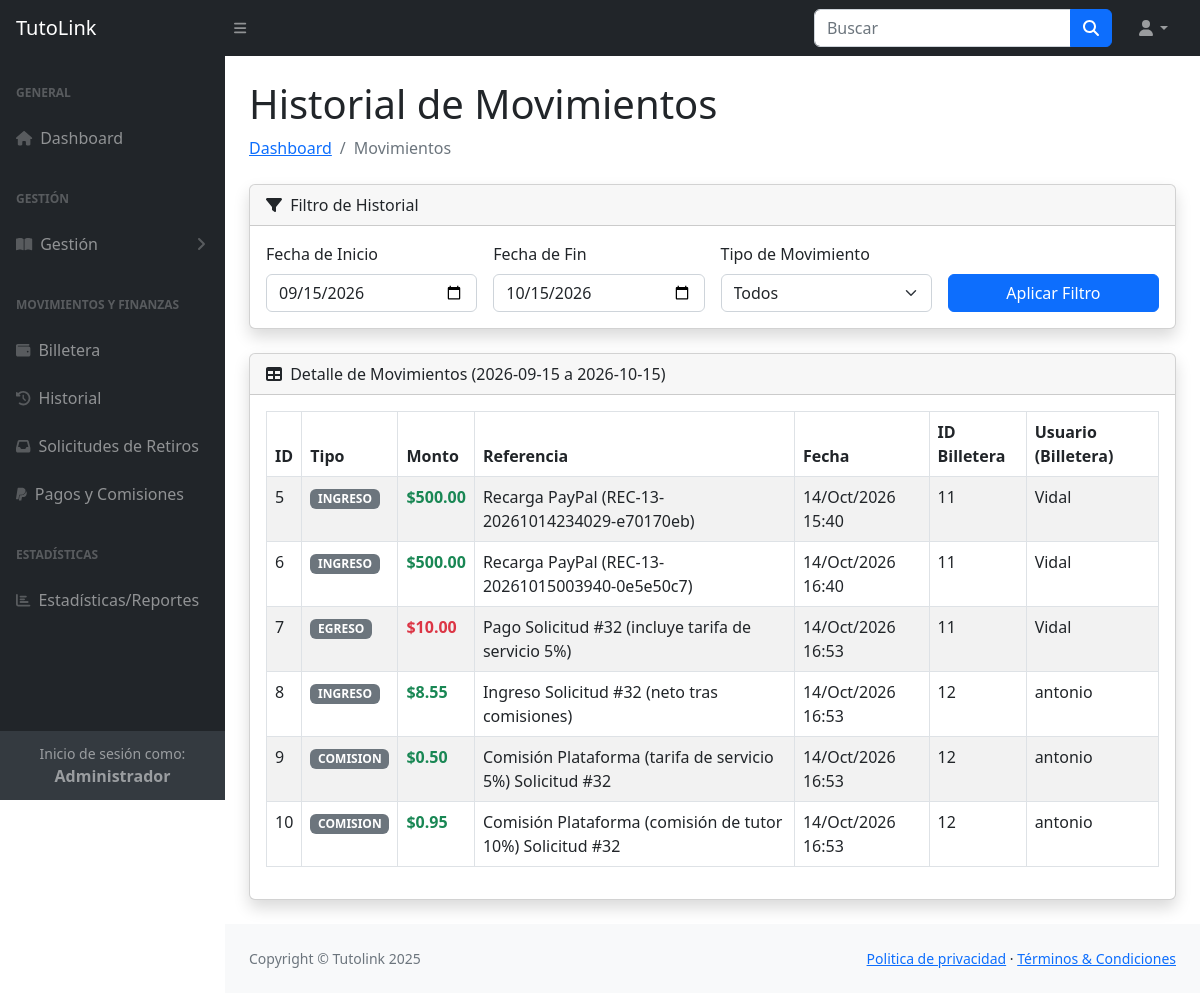
The app's page /Administrador/Historial.php (signed in) with its own data.
### tables this page shows
CREATE TABLE `movimientos_billetera` (
  `id` int(11) NOT NULL AUTO_INCREMENT,
  `id_billetera` int(11) NOT NULL,
  `tipo` enum('INGRESO','EGRESO','COMISION') NOT NULL,
  `monto` decimal(10,2) NOT NULL,
  `referencia` varchar(255) DEFAULT NULL,
  `fecha_movimiento` datetime NOT NULL DEFAULT current_timestamp(),
  PRIMARY KEY (`id`),
  KEY `id_billetera` (`id_billetera`),
  CONSTRAINT `movimientos_billetera_ibfk_1` FOREIGN KEY (`id_billetera`) REFERENCES `billeteras` (`id`)
);

CREATE TABLE `usuarios` (
  `id` int(11) NOT NULL AUTO_INCREMENT,
  `nombre` varchar(50) NOT NULL,
  `apellido` varchar(50) NOT NULL,
  `correo` varchar(100) NOT NULL,
  `telefono` varchar(20) DEFAULT NULL,
  `contrasena` varchar(255) NOT NULL,
  `rol` enum('estudiante','tutor','admin') NOT NULL,
  `perfil_imagen` varchar(255) DEFAULT NULL,
  `carrera` varchar(100) DEFAULT NULL,
  `anio_ciclo` varchar(20) DEFAULT NULL,
  `universidad_estudiante` varchar(100) DEFAULT NULL,
  `modalidad_tutor` varchar(50) DEFAULT NULL,
  `universidad_tutor` varchar(100) DEFAULT NULL,
  `descripcion` text DEFAULT NULL,
  `fecha_registro` timestamp NOT NULL DEFAULT current_timestamp(),
  PRIMARY KEY (`id`),
  UNIQUE KEY `correo` (`correo`)
);

### Administrador/Historial.php (the view, shortened to what this page needs)
<?php
include '../Includes/db.php';
$fecha_fin = date('Y-m-d');
$fecha_inicio = date('Y-m-d', strtotime('-30 days'));
$tipo_filtro = $_GET['tipo'] ?? 'TODOS';
$sql = "SELECT
            m.id,
            m.id_billetera,
            m.tipo,
            m.monto,
            m.referencia,
            m.fecha_movimiento,
            u.nombre AS usuario_billetera
        FROM movimientos_billetera m
        -- Y usamos b.id para la unión
        LEFT JOIN billeteras b ON m.id_billetera = b.id
        LEFT JOIN usuarios u ON b.id_usuario = u.id
        WHERE m.fecha_movimiento BETWEEN :fi AND DATE_ADD(:ff, INTERVAL 1 DAY)";
$sql .= " ORDER BY m.id ASC";
try {
    $stmt = $conn->prepare($sql);
    $params = [
        ':fi' => $fecha_inicio,
        ':ff' => $fecha_fin
    ];
    $stmt->execute($params);
    $movimientos = $stmt->fetchAll(PDO::FETCH_ASSOC);
} catch (PDOException $e) {
    die("Error al cargar el historial de movimientos: " . $e->getMessage());
}
$tipos_movimiento = ['TODOS', 'INGRESO', 'EGRESO', 'COMISION', 'RECARGA', 'RETIRO'];
?>
<!DOCTYPE html>
<html lang="en">
<head>
    <link href="css/styles.css" rel="stylesheet" />
    <link href="https://cdn.jsdelivr.net/npm/simple-datatables@7.1.2/dist/style.min.css" rel="stylesheet" />
</head>
<body class="sb-nav-fixed">
    <?php include 'Includes/Nav.php'; ?>
    <div id="layoutSidenav">
        <div id="layoutSidenav_nav">
            <?php include 'Includes/NavIzquierdo.php'; ?>
        </div>
        <div id="layoutSidenav_content">
            <main>
                <div class="container-fluid px-4">
                    <h1 class="mt-4">Historial de Movimientos</h1>
                    <ol class="breadcrumb mb-4">
                        <li class="breadcrumb-item"><a href="index.php">Dashboard</a></li>
                        <li class="breadcrumb-item active">Movimientos</li>
                    </ol>
                    <div class="card mb-4 shadow">
                        <div class="card-header">
                            <i class="fas fa-filter me-1"></i>
                            Filtro de Historial
                        </div>
                        <div class="card-body">
                            <form method="GET" action="HistorialMovimientos.php">
                                <div class="row g-3 align-items-end">
                                    <div class="col-md-3">
                                        <label for="fecha_inicio" class="form-label">Fecha de Inicio</label>
                                        <input type="date" class="form-control" id="fecha_inicio" name="fecha_inicio"
                                            value="<?php echo htmlspecialchars($fecha_inicio); ?>" required>
                                    </div>
                                    <div class="col-md-3">
                                        <label for="fecha_fin" class="form-label">Fecha de Fin</label>
                                        <input type="date" class="form-control" id="fecha_fin" name="fecha_fin"
                                            value="<?php echo htmlspecialchars($fecha_fin); ?>" required>
                                    </div>
                                    <div class="col-md-3">
                                        <label for="tipo_filtro" class="form-label">Tipo de Movimiento</label>
                                        <select class="form-select" id="tipo_filtro" name="tipo">
                                            <?php foreach ($tipos_movimiento as $tipo): ?>
                                                <option value="<?php echo $tipo; ?>"
                                                    <?php echo ($tipo_filtro === $tipo) ? 'selected' : ''; ?>>
                                                    <?php echo ucfirst(strtolower($tipo)); ?>
                                                </option>
                                            <?php endforeach; ?>
                                        </select>
                                    </div>
                                    <div class="col-md-3">
                                        <button type="submit" class="btn btn-primary w-100">Aplicar Filtro</button>
                                    </div>
                                </div>
                            </form>
                        </div>
                    </div>
                    <div class="card mb-4 shadow">
                        <div class="card-header">
                            <i class="fas fa-table me-1"></i>
                            Detalle de Movimientos (<?php echo htmlspecialchars($fecha_inicio); ?> a <?php echo htmlspecialchars($fecha_fin); ?>)
                        </div>
                        <div class="card-body">
                            <table id="datatablesSimple" class="table table-striped table-bordered">
                                <thead>
                                    <tr>
                                        <th>ID</th>
                                        <th>Tipo</th>
                                        <th>Monto</th>
                                        <th>Referencia</th>
                                        <th>Fecha</th>
                                        <th>ID Billetera</th>
                                        <th>Usuario (Billetera)</th>
                                    </tr>
                                </thead>
                                <tbody>
                                    <?php if (!empty($movimientos)): ?>
                                        <?php foreach ($movimientos as $mov):
                                            $color_clase = '';
                                            if ($mov['tipo'] === 'INGRESO' || $mov['tipo'] === 'COMISION' || $mov['tipo'] === 'RECARGA') {
                                                $color_clase = 'text-success fw-bold';
                                            } elseif ($mov['tipo'] === 'EGRESO' || $mov['tipo'] === 'RETIRO') {
                                                $color_clase = 'text-danger fw-bold';
                                            }
                                        ?>
                                        <tr>
                                            <td><?php echo htmlspecialchars($mov['id']); ?></td>
                                            <td><span class="badge bg-secondary"><?php echo htmlspecialchars($mov['tipo']); ?></span></td>
                                            <td class="<?php echo $color_clase; ?>">$<?php echo number_format($mov['monto'], 2); ?></td>
                                            <td><?php echo htmlspecialchars($mov['referencia']); ?></td>
                                            <td><?php echo date('d/M/Y H:i', strtotime($mov['fecha_movimiento'])); ?></td>
                                            <td><?php echo htmlspecialchars($mov['id_billetera']); ?></td>
                                            <td><?php echo htmlspecialchars($mov['usuario_billetera']); ?></td>
                                        </tr>
                                        <?php endforeach; ?>
                                    <?php else: ?>
                                        <tr>
                                            <td colspan="7" class="text-center">No se encontraron movimientos para los filtros seleccionados.</td>
                                        </tr>
                                    <?php endif; ?>
                                </tbody>
                            </table>
                        </div>
                    </div>
                    </div>
            </main>
            <?php include 'Includes/Footer.php'; ?>
        </div>
    </div>
</body>
</html>

### records on screen
movimientos_billetera: id "5", tipo "INGRESO", monto "500.00", referencia "Recarga PayPal (REC-13-20261014234029-e70170eb)", fecha_movimiento "14/Oct/2026 15:40", id_billetera "11", usuarios.nombre "Vidal"
movimientos_billetera: id "6", tipo "INGRESO", monto "500.00", referencia "Recarga PayPal (REC-13-20261015003940-0e5e50c7)", fecha_movimiento "14/Oct/2026 16:40", id_billetera "11", usuarios.nombre "Vidal"
movimientos_billetera: id "7", tipo "EGRESO", monto "10.00", referencia "Pago Solicitud #32 (incluye tarifa de servicio 5%)", fecha_movimiento "14/Oct/2026 16:53", id_billetera "11", usuarios.nombre "Vidal"
movimientos_billetera: id "8", tipo "INGRESO", monto "8.55", referencia "Ingreso Solicitud #32 (neto tras comisiones)", fecha_movimiento "14/Oct/2026 16:53", id_billetera "12", usuarios.nombre "antonio"
movimientos_billetera: id "9", tipo "COMISION", monto "0.50", referencia "Comisión Plataforma (tarifa de servicio 5%) Solicitud #32", fecha_movimiento "14/Oct/2026 16:53", id_billetera "12", usuarios.nombre "antonio"
movimientos_billetera: id "10", tipo "COMISION", monto "0.95", referencia "Comisión Plataforma (comisión de tutor 10%) Solicitud #32", fecha_movimiento "14/Oct/2026 16:53", id_billetera "12", usuarios.nombre "antonio"

### other values on screen
$fecha_inicio "2026-09-15"
$fecha_fin "2026-10-15"
form field tipo "Todos"
